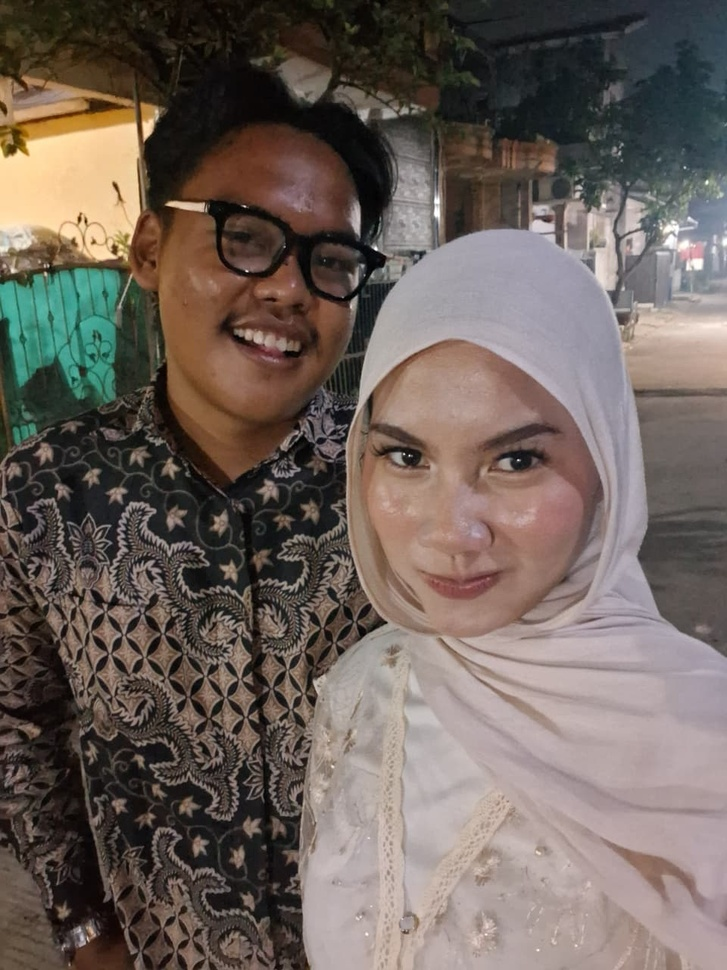
#> input picture face-detection-haar/foto.jpg, 727 x 970 px, shrunk from 960 x 1280 before the run
$ python deteksi_foto.py
#> lines starting #> are read from the running program, lines starting #| are printed output that depends on the picture; after the words box and inside, x2 and y2 are one past the last pixel; in counts of white or black regions, pixels touching at a corner belong together
import cv2

# Load Haar Cascade
face_cascade = cv2.CascadeClassifier(
    'data/haarcascade_frontalface_default.xml'
)

# Baca gambar
img = cv2.imread('foto.jpg')
#> img is the input picture: shape (970, 727, 3); mean B, G, R 91.8, 98.6, 110.3

# Ubah ke grayscale
gray = cv2.cvtColor(img, cv2.COLOR_BGR2GRAY)
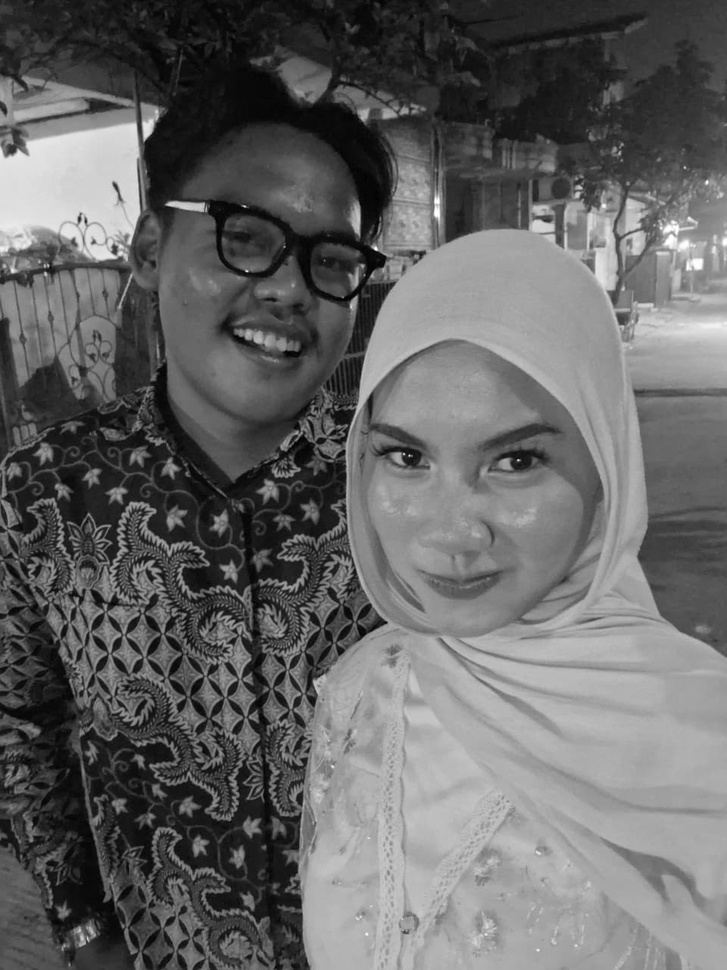
#> gray: shape (970, 727); min 0, max 255, mean 101.3

# Deteksi wajah
faces = face_cascade.detectMultiScale(
    gray,
    scaleFactor=1.3,
    minNeighbors=5
)
#> faces = [[316, 357, 275, 275]]

# Gambar kotak
for (x, y, w, h) in faces:
    cv2.rectangle(
        img,
        (x, y),
        (x+w, y+h),
        (0, 255, 0),
        2
    )
#> this loop made 1 pass
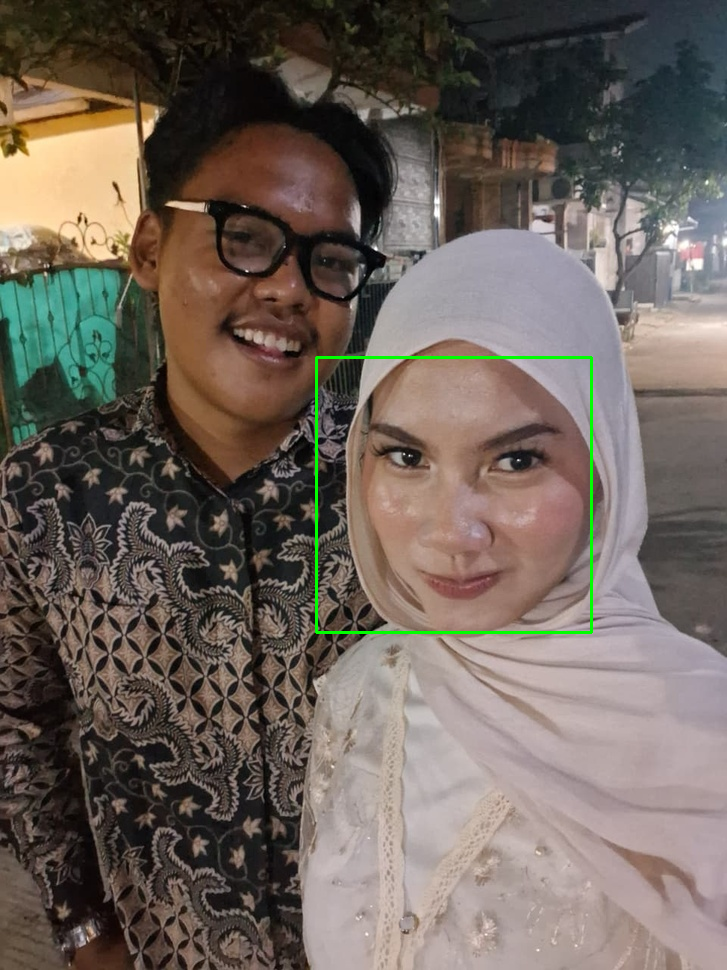
#> img: shape (970, 727, 3); 0.47% of pixels changed, all inside (x1, y1, x2, y2) = (315, 356, 593, 634)

# Simpan hasil
cv2.imwrite('hasil_deteksi.jpg', img)

print("Deteksi berhasil disimpan!")
